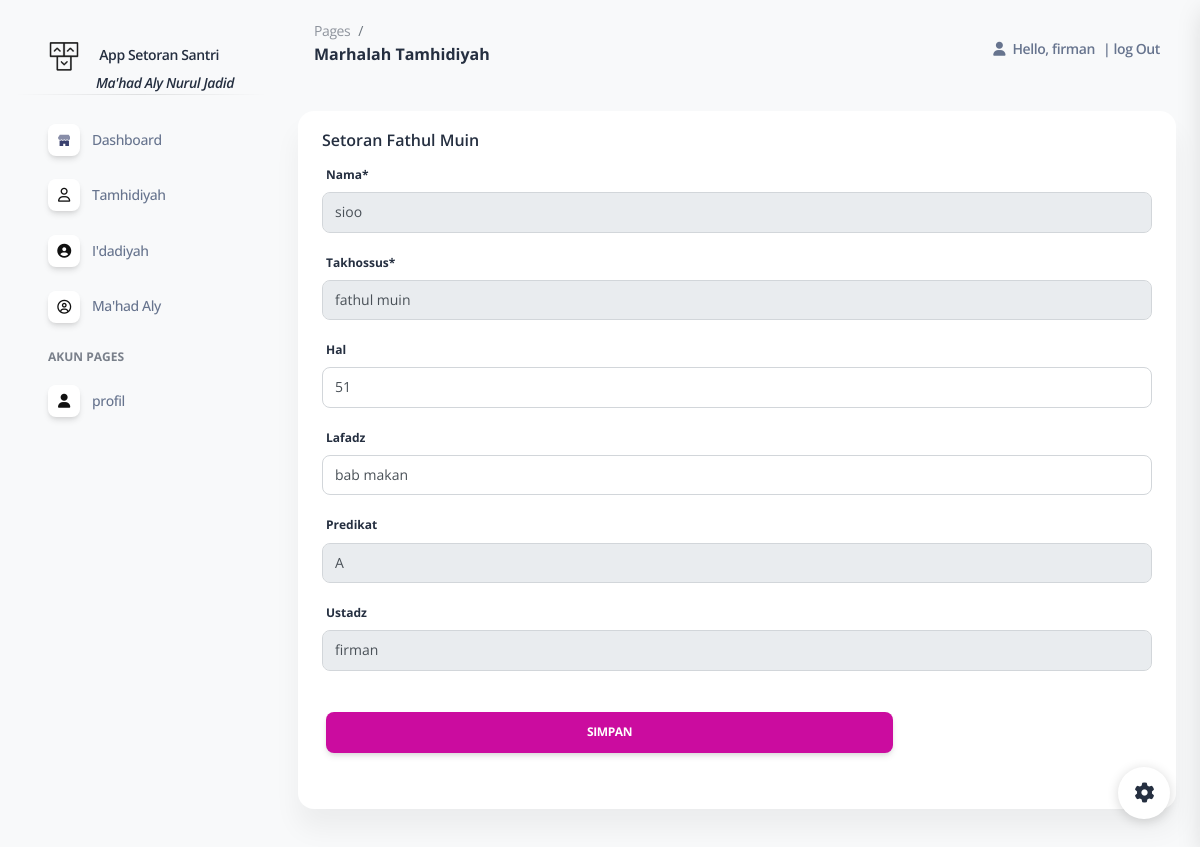
/setormuin/61 (signed in), run on the app's committed database.
### appstor/models.py (models this page shows, shortened)
class Santri(models.Model):
    jenis={
        ('laki-laki','laki-laki'),
        ('perempuan','perempuan')
     }
    statusp={
        ('siswa','siswa'),
        ('mahasiswa','mahasiswa'),
        ('salaf','salaf')
     }
    marhalah={
        ('Tamhidiyah','Tamhidiyah'),
        ('Idadiyah','Idadiyah'),
        ('Mahad Aly','Mahad Aly'),
     }
    jns={
        ('nubzah','nubzah'),
        ('fathul qorib','fathul qorib'),
        ('fathul muin','fathul muin'),
        ('faroid','faroid'),
        ('arudl','arudl'),
        ('mantiq','mantiq'),
        ('balaghoh','balaghoh'),
        ('qowaid fiqh','qowaid fiqh'),
        ('usul fiqh','usul fiqh'),
     }
    nama = models.CharField(max_length=200, blank=False, null=True)
    alamat = models.CharField( max_length=200, blank=True, null=True)
    status = models.CharField(choices=statusp, max_length=200, blank=True, null=True)
    jk = models.CharField(choices=jenis, max_length=20, blank=True, null=True)
    marhalah= models.CharField(choices=marhalah, max_length=30, blank=True, null=True)
    takhossus = models.CharField(choices=jns, max_length=30, blank=True, null=True)
    def __str__(self):
          return '%s' % (self.nama)

class Setoran(models.Model):
    nilai={
        ('A','A'),
        ('B','B'),
        ('C','C'),
    }
    nama = models.ForeignKey(Santri, null=True, on_delete=models.SET_NULL)
    takhossus = models.ForeignKey(Takhossus, null=True, on_delete=models.SET_NULL)
    hal = models.CharField(max_length=3, blank=True, null=True)
    lafadz = models.CharField(max_length=200, blank=True, null=True)
    tanggal = models.DateTimeField(auto_now_add=True, null=True)
    predikat = models.CharField(choices=nilai, max_length=30, blank=True, null=True)
    ustadz = models.ForeignKey(Asatidz, blank=True, null=True, on_delete=models.SET_NULL)

### appstor/views.py (the view)
@login_required(login_url='login')
def setormuin(request,e):
    s = Setoran.objects.get(id=e)
    m = Setorank(instance=s)
    if request.method == 'POST':
        formsimpan = Setorank(request.POST)
        if formsimpan.is_valid:
            formsimpan.save()
            return redirect('/muin')
    context = {
        'judul' : 'Marhalah Tamhidiyah',
        'form': m,
    }
    return render(request, 'data/strmuin.html', context)

### appstor/forms.py
class Setorank(ModelForm):
    class Meta:
      model = Setoran
      fields= '__all__'

### appstor/models.py (called while the page is built)
    def __str__(self):
       return self.tkh

    def __str__(self):
          return '%s' % (self.nama)

### appstor/templates/data/strmuin.html (shortened to what this page needs)
{% extends "data/main.html" %}
{% block content %}
{% load static %}
{% load crispy_forms_tags %}
<div class="container-fluid">
<div class="row mt-3">
    <div class="col-12">
        <div class="card mb-4">
            <div class="ms-4 mt-3  pe-md-3 d-flex align-items-center">
                <div class="me-md-2 w-25">
                    <h6>Setoran Fathul Muin </h6>
                </div>
            </div>
            <div class="card-body px-0 pt-0 pb-2">
                <div class="table-responsive p-0">
                    <div class="container">
                        <form action="" method="POST">
                            {{ form|crispy }}
                            <br>
                            <div class=" position-relative row   ms-1 mt-0 me-md-3">
                                <button class="btn btn-primary w-70" value="Save" type="submit">Simpan</button>
                            </div>
                        </form>
                    </div>
                </div>
            </div>
        </div>
    </div>
</div>
{% endblock content %}

### appstor/templates/data/navbar.html (shortened to what this page needs)
{% load static %}
<!DOCTYPE html>
<html lang="en">
    <nav class="navbar navbar-main navbar-expand-lg px-0 mx-4 shadow-none border-radius-xl" id="navbarBlur" navbar-scroll="true">
        <div class="container-fluid py-1 px-3">
          <nav aria-label="breadcrumb">
            <ol class="breadcrumb bg-transparent mb-0 pb-0 pt-1 px-0 me-sm-6 me-5">
              <li class="breadcrumb-item text-sm"><a class="opacity-5 text-dark" href="javascript:;">Pages</a></li>
              <li class="breadcrumb-item text-sm text-dark active" aria-current="page">{{ page}}</li>
            </ol>
            <h6 class="font-weight-bolder mb-lg-3">{{ judul }}</h6>
          </nav>
          <div class="collapse navbar-collapse mt-sm-0 mt-2 me-md-0 me-sm-4" id="navbar">
            <ul class="navbar-nav  justify-content-end">
                <li class="nav-item d-flex align-items-center">
                    <a href="javascript:;" class="nav-link text-body font-weight-bold px-0">
                        <i class="fa fa-user me-sm-1"></i>
                        <span class="me-2 d-sm-inline d-none">Hello, {{ request.user }}</span>
                    </a>
                </li>
                {% if user.is_authenticated %}
                <li class="nav-item  d-flex align-items-center">
                    <a href="{% url 'logout' %}" class="nav-link text-body font-weight-bold px-0">
                    |
                        <span class="d-sm-inline M17 d-none">log Out</span>
                    </a>
                </li>
                {% endif %}
            </ul>
        </div>
    </div>
</nav>
</html>

### data on the page
Santri: nama "sioo"
Setoran: takhossus "fathul muin", hal "51", lafadz "bab makan", predikat "A", ustadz "firman"

### other printed values
{{ judul }} "Marhalah Tamhidiyah"
{{ request.user }} "firman"
